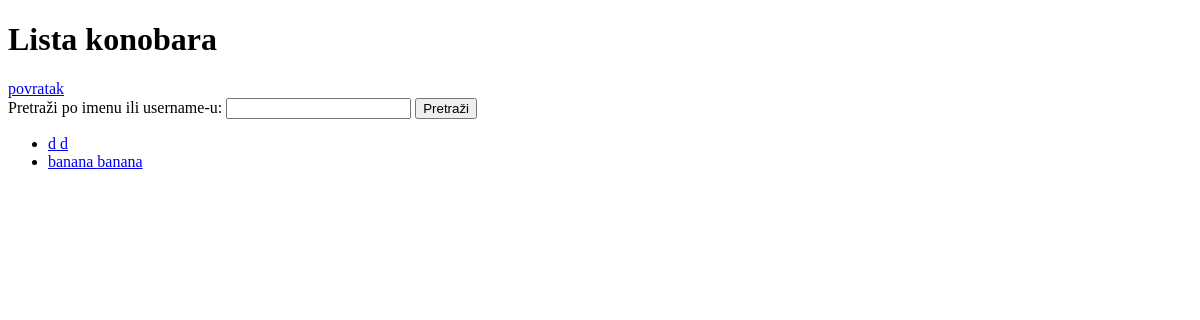
The app's page /konobari/, older data.
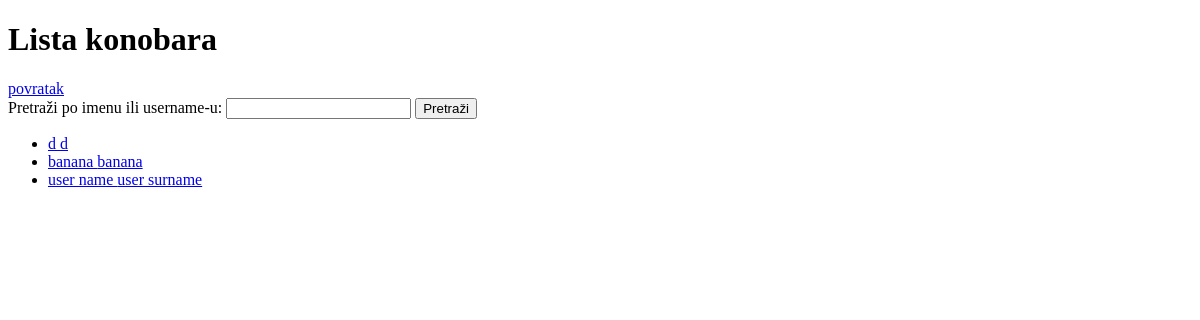
The same page, newer data.
### main/models.py (models this page shows, shortened)
class Konobar(models.Model):
    user = models.OneToOneField(User, on_delete=models.CASCADE, related_name='konobar', null=True, blank=True)
    konobar_ime = models.CharField(max_length=50)
    konobar_prezime = models.CharField(max_length=50)
    konobar_datum_zaposlenja = models.DateField(auto_now_add=True)
    konobar_zarada = models.DecimalField(max_digits=10, decimal_places=2, default=0.00, validators=[MinValueValidator(0.00)])
    konobar_telefon = models.CharField(max_length=15, null=True, blank=True)

### main/views.py (the view)
# urls.py: path('konobari/',views.KonobarListViewFromAdmin.as_view(), name='konobar_list_view'),
class KonobarListViewFromAdmin(ListView):
    model = Konobar
    template_name = 'main/admin/lista_konobara/konobar_list_view.html'
    context_object_name = 'konobari'
    def get_queryset(self):
        queryset = super().get_queryset()
        search_query = self.request.GET.get('search', '')
        if search_query:
            queryset = queryset.filter(
                Q(konobar_ime__icontains=search_query) |
                Q(user__username__icontains=search_query)
            )
        return queryset

### main/templates/main/admin/lista_konobara/konobar_list_view.html (shortened to what this page needs)
<!DOCTYPE html>
<html lang="en">
<head>
</head>
<body>
    <h1>Lista konobara</h1>
    <a href="{% url 'main:homepage' %}">
        povratak
    </a>
    <form method="get">
        <label for="search">Pretraži po imenu ili username-u:</label>
        <input type="text" name="search" id="search" value="{{ request.GET.search }}">
        <button type="submit">Pretraži</button>
    </form>
    <ul>
        {% for konobar in konobari %}
            <li>
                <a href="{% url 'main:konobar_detail' user_pk=konobar.user.pk %}">
                    {{ konobar.konobar_ime }} {{ konobar.konobar_prezime }}
                </a>
            </li>
        {% endfor %}
    </ul>
</body>
</html>

Row changes from the older to the newer data that the page shows:
added Konobar: konobar_ime "user name", konobar_prezime "user surname"
